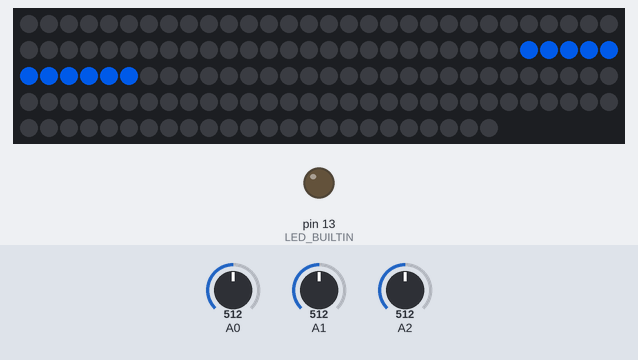
Bench run of a sketch on a simulated Arduino Uno, built with avr-gcc and run on an emulated ATmega328P. On the bench: 144 RGB LEDs in strip order, left to right, continuing on the next row, output pins drawn as LEDs (lit = HIGH). The inputs (shaded band) are chosen by the test bench; at power-on: A0 = 512, A1 = 512, A2 = 512. Dim RGB values are drawn brighter than linear; what the sketch prints to the serial monitor is not drawn.

Above: at 1.2 s.
1.3 s: A0 set to 716
2.9 s: A0 set to 1023
4.5 s: A0 set to 122
6.1 s: A0 set to 0
Timing chart, 0 to 9.1 s (numbered marks = the images above; inputs shaded):
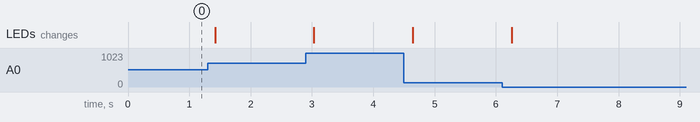

The sketch:

OpAmpSumming.ino
```cpp
#include <Adafruit_DotStar.h>
#include <SPI.h>         // COMMENT OUT THIS LINE FOR GEMMA OR TRINKET
#define NUMPIXELS 144 // Number of LEDs in strip

// Here's how to control the LEDs from any two pins:
#define DATAPIN    4
#define CLOCKPIN   5

Adafruit_DotStar strip = Adafruit_DotStar(
  NUMPIXELS, DATAPIN, CLOCKPIN, DOTSTAR_RGB);

void setup() {
  Serial.begin(9600);
  pinMode(LED_BUILTIN, OUTPUT);
  strip.begin(); // Initialize pins for output
  strip.show();  // Turn all LEDs off ASAP
}

void loop() {
 //0-200 blue->green
 //201-3ff green-> red
 uint8_t r,g,b;
 uint16_t temp0 = analogRead(A0);
 uint16_t temp1 = analogRead(A1);
 uint16_t temp2 = analogRead(A2);
 //uint16_t temp3 = analogRead(A3);
 Serial.print("\ntemp0: ");
 Serial.print(temp0);
 Serial.print("\ttemp1: ");
 Serial.print(temp1);
 Serial.print("\ttemp2: ");
 Serial.print(temp2);
// Serial.print("\ttemp3: ");
// Serial.print(temp3);
colormap(temp0,&r,&g,&b);
// strip.setPixelColor(0,b,g,r);
// strip.show();
//setAllLeds(r,g,b);//use for setting all the LEDS on the strip
//setAllLeds(0,0,0);
setLedPortion(r,g,b,5);

}
//Sets each pixel to the color specified in the function call, then turns on the pixel to that color
void setAllLeds(uint8_t *r,uint8_t *g,uint8_t *b){
   for(int i = 0; i<NUMPIXELS; i++)
   strip.setPixelColor(i,b,g,r);
   strip.show();
}
//Sets portion of LEDS based on provided section
void setLedPortion(uint8_t *r,uint8_t *g,uint8_t *b, int n){
  //Each sensor has about 11 LEDS
  for(int i = n*11; i<11+(11*n);  i++)
  {
    strip.setPixelColor(i,b,g,r);
    strip.show();
  }
}

//Dr. Viall's colormap function to map the spectrum based on the provided temp input
void colormap(uint16_t i, uint8_t *r,uint8_t *g,uint8_t *b)
{
  uint8_t v;
if (i<280)
    {
      //b-g
      v=map(i,0,280,0,255);
                           //b,g,r
      //strip.setPixelColor(0,255-v,v,0);
      *r=0;
      *b=255-v;
      *g=v;
    }
    else //>200
    {
      //g-r
      v=map(i,281,600,0,255);
      // b,g,r
      *r=v;
      *b=0;
      *g=255-v;
    }
  //Serial.print("\t v: ");
  //Serial.print(v);
}
```
